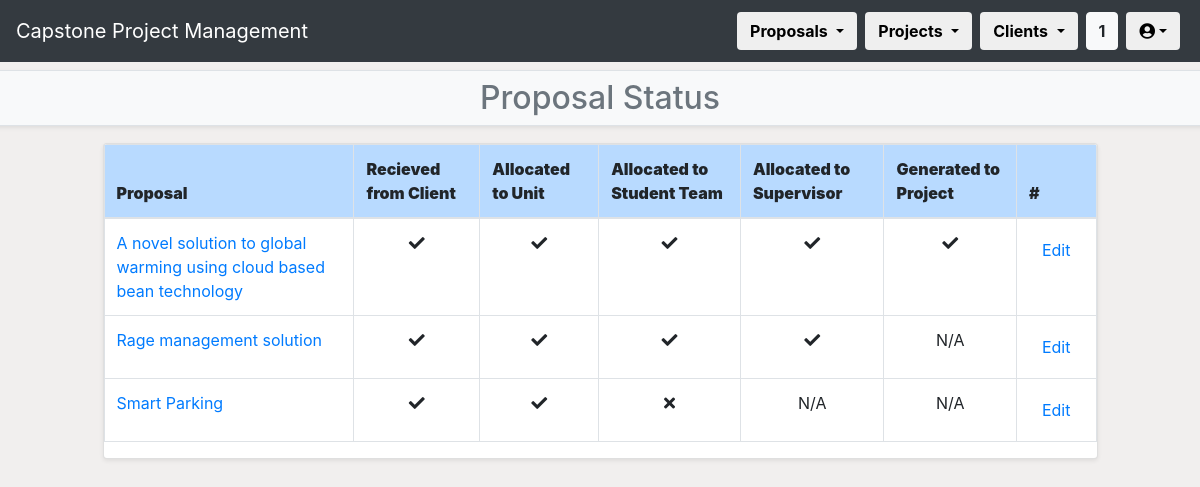
/CPPMS/proposal/proposal_status/ (signed in), run on the app's committed database.
### CPPMS/models.py (models this page shows, shortened)
class Proposal_Status(models.Model):
    proposal = models.ForeignKey(
        Proposal,
        on_delete=models.CASCADE,
        blank=True,
        null=True
    )
    STATUS= (
        ('0', 'NO'),
        ('1', 'YES'),
        ('2','N/A'),
    )
    is_recieved_from_Client = models.CharField(max_length=1,choices=STATUS,default='2')
    is_allocated_to_Unit = models.CharField(max_length=1,choices=STATUS,default='2')
    is_allocated_to_Student_Team = models.CharField(max_length=1,choices=STATUS,default='2')
    is_allocated_to_Supervisor = models.CharField(max_length=1,choices=STATUS,default='2')
    is_generated_to_Project = models.CharField(max_length=1,choices=STATUS,default='2')

class Proposal(models.Model):
    title = models.CharField(max_length=128, default="")
    created_at = models.DateTimeField(auto_now_add=True)
    updated_at = models.DateTimeField(auto_now=True)
    desc = models.TextField(default="")
    status = models.CharField(max_length=255, default="")
    spec = models.TextField(default="")
    skills = models.TextField(default="")
    env = models.TextField(default="")
    res = models.TextField(default="")
    client = models.ForeignKey(
        Client,
        on_delete=models.CASCADE,
        blank=True,
        null=True,
        related_name="proposals"
    )
    external_supervisor = models.ForeignKey(
        External_Supervisor,
        models.SET_NULL,
        blank=True,
        null=True,
        related_name="proposals"
    )
    proposal_incoming = models.ForeignKey(
        Incoming_Proposal,
        models.SET_NULL,
        blank=True,
        null=True
    )
    contact = models.ForeignKey(
        Contact,
        models.SET_NULL,
        blank=True,
        null=True,
        related_name="proposals"
    )
    pass

### CPPMS/views.py (the view)
# urls.py: path("proposal/proposal_status/", views.proposal_status, name="proposal_status"),
@login_required(login_url="/CPPMS/login/")
def proposal_status(request):
    username = request.user.first_name + " " + request.user.last_name
    count()
    title = "Status of Proposals"
    if request.method == "POST":
        filter_value = request.POST.get("proposal_list")
    else:
        filter_value = ""
    proposal_status = Proposal_Status.objects.all()
    return render(
        request,
        "proposal_status.html",
        {
            "count": count,
            "proposal_status":proposal_status,
            "username": username,
            "title":title
        }
    )

### CPPMS/views.py (called while the page is built)
def count():
    count = []
    count_web = Incoming_Proposal.proposals.all().count()
    count_word = Upload_Proposal.objects.all().count()
    count_all = count_web + count_word
    count_all_proposal = Proposal.objects.all().count()
    count_all_client = Client.objects.all().count()
    count = [count_web, count_word, count_all,count_all_proposal,count_all_client]
    return count

### CPPMS/templates/proposal_status.html
{% extends "proposal.html" %}
{% block sub-page_content %}
{% if not messages %}
<h2>Proposal Status</h2>
{% else %}
<h2>Proposal Status</h2>
{% for message in messages %}<li>{{ message }}</li>{% endfor %}
{% endif %}
{% endblock %}
{% block page_detail_content %}
<div class="row mb-2">
    <div class="col-md-1"></div>
    <div class="col">
        <div class="row mb-2">
            <div class="col-sm-2"></div>
            <div class="col-sm-2"></div>
        </div>
        <div class="row mb-2">
            <div class="col">
                <div class="table-responsive card shadow-sm">
                    <table class="table table-bordered table-hover">
                        <thead>
                            <tr class="table-primary">
                                <th scope="col"><strong>Proposal</strong></th>
                                <th scope="col"><strong>Recieved from Client</strong></th>
                                <th scope="col"><strong>Allocated to Unit</strong></th>
                                <th scope="col"><strong>Allocated to Student Team</strong></th>
                                <th scope="col"><strong>Allocated to Supervisor</strong></th>
                                <th scope="col"><strong>Generated to Project</strong></th>
                                <th scope="col"><strong>#</strong></th>
                            </tr>
                        </thead>
                        <tbody>
                            {% for proposal in proposal_status %}
                            <tr scope="row">
                                <td><a href="proposal_detail/{{ proposal.proposal.pk }}">{{ proposal.proposal.title }}</a></td>
                                {%  if  proposal.is_recieved_from_Client  == '0' %}
                                <td align="center">
                                     <i class="fas fa-times"></i>
                                </td>
                                {% elif proposal.is_recieved_from_Client == '1' %}
                                <td align="center">
                                        <i class="fas fa-check"></i>
                                 </td>
                                {% elif proposal.is_recieved_from_Client == '2' %}
                                <td align="center">
                                  N/A
                                </td>
                                {% endif %}
                                {%  if  proposal.is_allocated_to_Unit  == '0' %}
                                <td align="center">
                                     <i class="fas fa-times"></i>
                                </td>
                                {% elif proposal.is_allocated_to_Unit == '1' %}
                                <td align="center">
                                        <i class="fas fa-check"></i>
                                 </td>
                                {% elif proposal.is_allocated_to_Unit == '2' %}
                                <td align="center">
                                  N/A
                                </td>
                                {% endif %}
                                {%  if  proposal.is_allocated_to_Student_Team  == '0' %}
                                <td align="center">
                                     <i class="fas fa-times"></i>
                                </td>
                                {% elif proposal.is_allocated_to_Student_Team == '1' %}
                                <td align="center">
                                        <i class="fas fa-check"></i>
                                 </td>
                                {% elif proposal.is_allocated_to_Student_Team == '2' %}
                                <td align="center">
                                  N/A
                                </td>
                                {% endif %}
                                {%  if  proposal.is_allocated_to_Supervisor  == '0' %}
                                <td align="center">
                                     <i class="fas fa-times"></i>
                                </td>
                                {% elif proposal.is_allocated_to_Supervisor == '1' %}
                                <td align="center">
                                        <i class="fas fa-check"></i>
                                 </td>
                                {% elif proposal.is_allocated_to_Supervisor == '2' %}
                                <td align="center">
                                  N/A
                                </td>
                                {% endif %}
                                {%  if  proposal.is_generated_to_Project  == '0' %}
                                <td align="center">
                                     <i class="fas fa-times"></i>
                                </td>
                                {% elif proposal.is_generated_to_Project == '1' %}
                                <td align="center">
                                        <i class="fas fa-check"></i>
                                 </td>
                                {% elif proposal.is_generated_to_Project == '2' %}
                                <td align="center">
                                  N/A
                                </td>
                                {% endif %}
                                <td>
                                        <a class="btn" role="button" type="submit" name="proposal_stat" value="proposal_stat" data-toggle="tooltip" title="Proposal_status" href="/CPPMS/proposal/proposal_status_edit/{{ proposal.proposal.pk }}">Edit</a>
                                </td>
                            </tr>
                            {% endfor %}
                        </tbody>
                    </table>
                </div>
            </div>
        </div>
    </div>
    <div class="col-md-1"></div>
</div>
{% endblock %}

### data on the page
Proposal_Status: proposal "A novel solution to global warming using cloud based bean technology", is_recieved_from_Client "1" (drawn), is_allocated_to_Unit "1" (drawn), is_allocated_to_Student_Team "1" (drawn), is_allocated_to_Supervisor "1" (drawn), is_generated_to_Project "1" (drawn)
Proposal_Status: proposal "Rage management solution", is_recieved_from_Client "1" (drawn), is_allocated_to_Unit "1" (drawn), is_allocated_to_Student_Team "1" (drawn), is_allocated_to_Supervisor "1" (drawn), is_generated_to_Project "N/A"
Proposal_Status: proposal "Smart Parking", is_recieved_from_Client "1" (drawn), is_allocated_to_Unit "1" (drawn), is_allocated_to_Student_Team "0" (drawn), is_allocated_to_Supervisor "N/A", is_generated_to_Project "N/A"

### other printed values
{{ count.2 }} "1"
